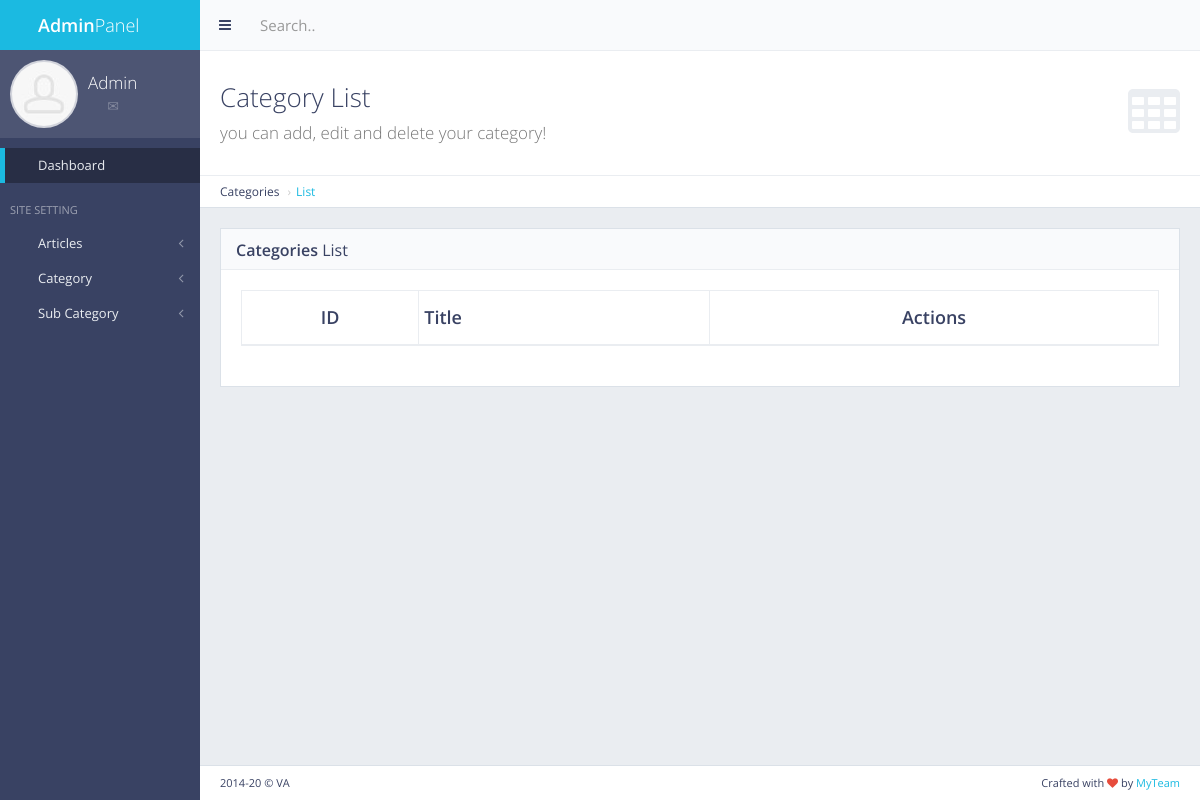
The page /panel/category/list on the database as committed earlier.
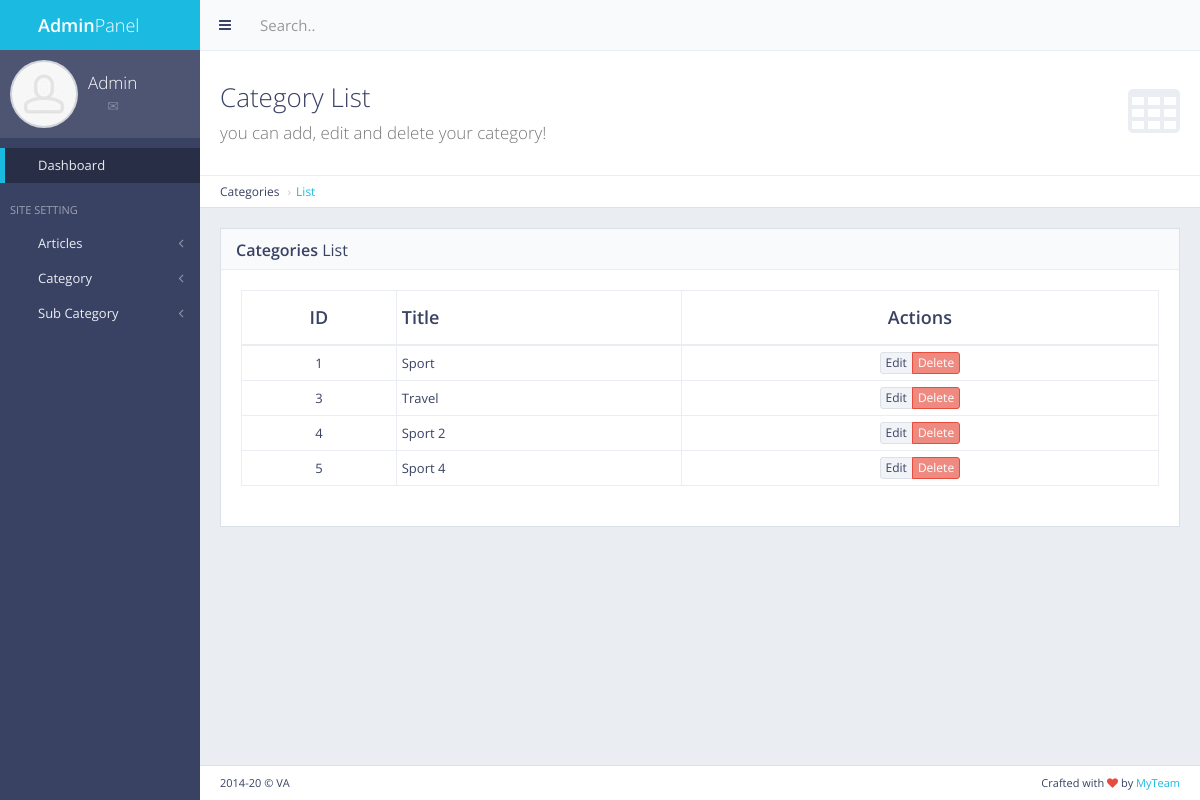
The same page on the database as committed later.
### cat/models.py (models this page shows, shortened)
class Category(models.Model):
    name = models.CharField(max_length=50)

### cat/views.py (the view)
# urls.py: path('panel/category/list', cat_list, name='cat_list'),
def cat_list(request):
    cats = Category.objects.all()
    return render(request, 'back/cat_list.html', {'cats': cats})

### main/templates/back/cat_list.html (shortened to what this page needs)
{% extends 'back/master.html' %}
{% load static %}
{% block mainblock %}
    <div class="content-header">
        <div class="header-section">
            <h1>
                <i class="fa fa-table"></i>Category List<br><small>you can add, edit and delete your category!</small>
            </h1>
        </div>
    </div>
    <ul class="breadcrumb breadcrumb-top">
        <li>Categories</li>
        <li><a href="{% url 'articles_list' %}">List</a></li>
    </ul>
    <div class="block full">
        <div class="block-title">
            <h2><strong>Categories</strong> List</h2>
        </div>
        <div class="table-responsive">
            <table id="example-datatable" class="table table-vcenter table-condensed table-bordered">
                <thead>
                <tr>
                    <th class="text-center">ID</th>
                    <th>Title</th>
                    <th class="text-center">Actions</th>
                </tr>
                </thead>
                <tbody>
                {% for cc in cats %}
                <tr>
                    <td class="text-center">{{ cc.pk }}</td>
                    <td>{{ cc.name }}</td>
                    <td class="text-center">
                        <div class="btn-group">
                            <a href="javascript:void(0)" data-toggle="tooltip" title="Edit"
                               class="btn btn-xs btn-default">Edit</a>
                            <a href="{% url 'articles_del' pk=cc.pk %}" data-toggle="tooltip" title="Delete"
                               class="btn btn-xs btn-danger">Delete</a>
                        </div>
                    </td>
                </tr>
                {% endfor %}
                </tbody>
            </table>
        </div>
    </div>
{% endblock %}

### main/templates/back/master.html (shortened to what this page needs)
{% load static %}
<!DOCTYPE html>
<html class="no-js" lang="en">
<head>
    <link rel="stylesheet" href="{% static 'back/css/bootstrap.min.css' %}">
    <link rel="stylesheet" href="{% static 'back/css/plugins.css' %}">
    <link rel="stylesheet" href="{% static 'back/css/main.css' %}">
    <link rel="stylesheet" href="{% static 'back/css/themes.css' %}">
</head>
<body>
<div id="page-wrapper">
    <div id="page-container" class="sidebar-partial sidebar-visible-lg sidebar-no-animations">
        <div id="sidebar">
            <div id="sidebar-scroll">
                <div class="sidebar-content">
                    <a href="{% url 'panel' %}" class="sidebar-brand">
                        <i class="gi gi-flash"></i><span
                            class="sidebar-nav-mini-hide"><strong>Admin</strong>Panel</span>
                    </a>
                    <div class="sidebar-section sidebar-user clearfix sidebar-nav-mini-hide">
                        <div class="sidebar-user-avatar">
                            <a href="page_ready_user_profile.html">
                                <img src="{% static 'back/img/placeholders/avatars/avatar2.jpg' %}" alt="avatar">
                            </a>
                        </div>
                        <div class="sidebar-user-name">Admin</div>
                        <div class="sidebar-user-links">
                            <a href="page_ready_user_profile.html" data-toggle="tooltip" data-placement="bottom"
                               title="Profile"><i class="gi gi-user"></i></a>
                            <a href="page_ready_inbox.html" data-toggle="tooltip" data-placement="bottom"
                               title="Messages"><i class="gi gi-envelope"></i></a>
                            <a href="javascript:void(0)" class="enable-tooltip" data-placement="bottom" title="Settings"
                               onclick="$('#modal-user-settings').modal('show');"><i class="gi gi-cogwheel"></i></a>
                            <a href="login.html" data-toggle="tooltip" data-placement="bottom" title="Logout"><i
                                    class="gi gi-exit"></i></a>
                        </div>
                    </div>
                    <ul class="sidebar-nav">
                        <li>
                            <a href="{% url 'panel' %}" class=" active"><i class="gi gi-stopwatch sidebar-nav-icon"></i><span
                                    class="sidebar-nav-mini-hide">Dashboard</span></a>
                        </li>
                        <li class="sidebar-header">
                            <span class="sidebar-header-options clearfix"><a href="javascript:void(0)"
                                                                             data-toggle="tooltip"
                                                                             title="Quick Settings"><i
                                    class="gi gi-settings"></i></a></span>
                            <span class="sidebar-header-title">Site Setting</span>
                        </li>
                        <li>
                            <a href="#" class="sidebar-nav-menu"><i
                                    class="fa fa-angle-left sidebar-nav-indicator sidebar-nav-mini-hide"></i><i
                                    class="gi gi-show_big_thumbnails sidebar-nav-icon"></i><span
                                    class="sidebar-nav-mini-hide">Articles</span></a>
                        </li>
                        <li>
                            <a href="#" class="sidebar-nav-menu"><i
                                    class="fa fa-angle-left sidebar-nav-indicator sidebar-nav-mini-hide"></i><i
                                    class="gi gi-show_big_thumbnails sidebar-nav-icon"></i><span
                                    class="sidebar-nav-mini-hide">Category</span></a>
                        </li>
                        <li>
                            <a href="#" class="sidebar-nav-menu"><i
                                    class="fa fa-angle-left sidebar-nav-indicator sidebar-nav-mini-hide"></i><i
                                    class="gi gi-show_big_thumbnails sidebar-nav-icon"></i><span
                                    class="sidebar-nav-mini-hide">Sub Category</span></a>
                        </li>
                    </ul>
                </div>
            </div>
        </div>
        <div id="main-container">
            <header class="navbar navbar-default">
                <ul class="nav navbar-nav-custom">
                    <li>
                        <a href="javascript:void(0)" onclick="App.sidebar('toggle-sidebar');this.blur();">
                            <i class="fa fa-bars fa-fw"></i>
                        </a>
                    </li>
                </ul>
                <form action="page_ready_search_results.html" method="post" class="navbar-form-custom">
                    <div class="form-group">
                        <input type="text" id="top-search" name="top-search" class="form-control"
                               placeholder="Search..">
                    </div>
                </form>
            </header>
            <div id="page-content">
                {% block mainblock %}
                {% endblock %}
            </div>
            <footer class="clearfix">
                <div class="pull-right">
                    Crafted with <i class="fa fa-heart text-danger"></i> by <a href="https://vk.com/elvladosios"
                                                                               target="_blank">MyTeam</a>
                </div>
                <div class="pull-left">
                    <span id="year-copy"></span> &copy; VA
                </div>
            </footer>
        </div>
    </div>
</div>
</body>
</html>

Rows that differ between the two databases and show on the page:
added Category: pk "1", name "Sport"
added Category: pk "3", name "Travel"
added Category: pk "4", name "Sport 2"
added Category: pk "5", name "Sport 4"
